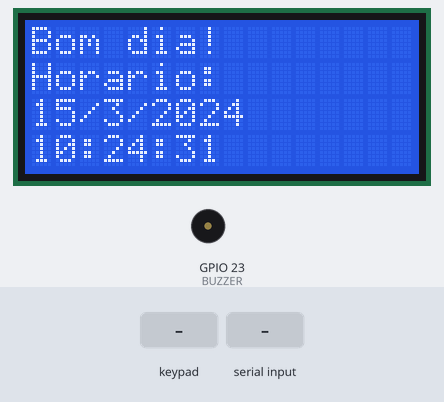
Recording of a sketch running on a simulated ESP32. Parts: 16×4 character LCD, buzzer (waves = sounding, pin HIGH). The inputs (shaded band) are chosen by the test bench. The local clock reads 2024-03-15 10:24:30 at power-on unless the sketch sets it; what the sketch prints to the serial monitor is not drawn.

Above: at 1.2 s.
1.3 s: keypad keys 3 2 3 3 2 5 2 6 pressed 0.4 s apart
At 4.8 s:
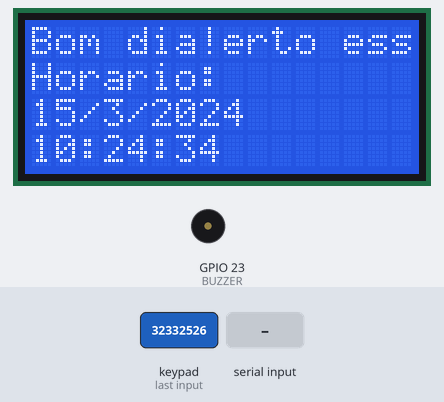
6.0 s: "b90\n" received over Serial
At 6.8 s:
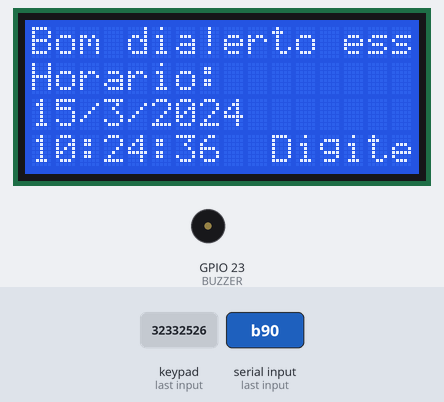
9.0 s: key 'A' pressed
At 9.3 s:
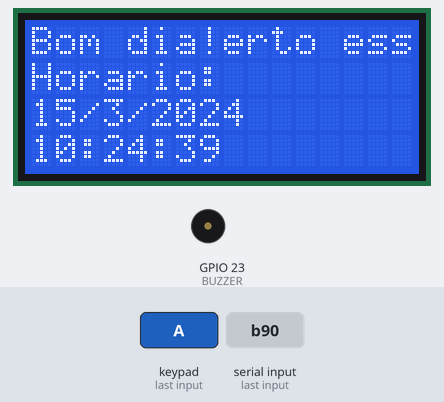
11.5 s: key 'B' pressed
13.0 s: keypad keys 3 2 3 3 2 5 2 6 # pressed 0.4 s apart
18.1 s: "c90\n" received over Serial
Timing chart, 0 to 20.6 s (numbered marks = the images above; inputs shaded):
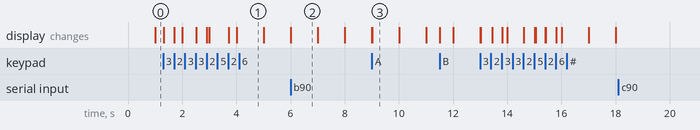

Measured:
- after the input at 1.3 s, the display: first changes at once (image 1 shows a later state)
- after the input at 6.0 s, the display: first changes at once (image 2 shows a later state)
- after the input at 9.0 s, the display: first changes at once (image 3 shows a later state)
- after the input at 18.1 s, every drawn part: stays the same
- what the display in image 2 shows lasts 1.0 s, from 6.0 s to 7.0 s

The sketch:

pontoto.ino
```cpp
#include <LiquidCrystal.h>
#include <Wire.h>;
#include "RTClib.h"
#include <Keypad.h>
#include <String.h>

#define BUZZER 23

RTC_DS3231 rtc;

char keys[4][4] = {
  {'1','2','3','A'},
  {'4','5','6','B'},
  {'7','8','9','C'},
  {'*','0','#','D'}
};

byte rowPins[4] = {32, 33, 25, 26};
byte colPins[4] = {27, 14, 12, 13};

typedef struct Ponto {
  uint32_t hr_entrada; // 32 bits
  uint32_t hr_saida;  // 32 bits
  char matricula[5]; //32 bits
  Ponto *prox;
} Ponto; // 96 bits

const int rs = 19, en = 18, d4 = 5, d5 = 4, d6 = 2, d7 = 15;
LiquidCrystal lcd(rs, en, d4, d5, d6, d7);
Keypad myKeypad = Keypad( makeKeymap(keys), rowPins, colPins, 4, 4);

/*
 *  VARIAVEIS
 */
// matricula
char buffer_matricula[5];
int cnt_buffer_matricula = 0;
void imprimeHorario(void);
void menu1(void);

//pontos
Ponto* pontos;
int cnt_pontos = 0;

void setup() {
  Serial.begin(115200);
  pinMode(BUZZER, OUTPUT);

  if (! rtc.begin()) {
    Serial.println("Couldn't find RTC");
    while (1);
  }

  lcd.begin(16, 4);
}

void menu1() {
  lcd.clear();
}

uint32_t agora() {
  DateTime now = rtc.now();
  return now.unixtime() + 10800; // + 3 hours GMT
}

void imprimeHorario() {
  DateTime now = rtc.now();

  uint8_t hour = now.hour();
  uint8_t minute = now.minute();
  lcd.setCursor(0, 0);
  if(hour >= 6 && hour <= 11 && minute <= 59) {
    lcd.print("Bom dia!");
  } else if(hour >= 12 && hour <= 19 && minute <= 59) {
    lcd.print("Boa tarde!");
  } else {
    lcd.print("Boa noite!");
  }

  lcd.setCursor(0, 1);
  lcd.print("Horario:");
  lcd.setCursor(0, 2);
  lcd.print(now.day());
  lcd.print('/');
  lcd.print(now.month());
  lcd.print('/');
  lcd.print(now.year());
  lcd.setCursor(0, 3);
  lcd.print(now.hour());
  lcd.print(':');
  lcd.print(now.minute());
  lcd.print(':');
  lcd.print(now.second());
  lcd.println();
}

short atualizaSaida() {
  short retorno = 0;
  Ponto *proximo = pontos;
  while (proximo != NULL) {
    if(proximo->hr_saida == 0 && strcmp(proximo->matricula, buffer_matricula) == 0) {
      proximo->hr_saida = agora();
      retorno = 1;
    }

    proximo = proximo->prox;
  }

  return retorno;
}

void registraPonto() {
  /*
   * FINALIZA NOSSA STRING
   */
  //buffer_matricula[(cnt_buffer_matricula+1)] = '\0';


  if(!atualizaSaida()) {
    Ponto *novoPonto = (Ponto *) malloc(sizeof(Ponto));
    novoPonto->hr_entrada = agora();
    novoPonto->hr_saida   = 0;
    strcpy(novoPonto->matricula, buffer_matricula);
    novoPonto->prox = NULL;

    /*
     * Salva novo ponto
     */
    if (cnt_pontos == 0) {
      pontos = novoPonto;
    } else {
      // DESCOBRE QUEM Q EH O ULTIMO, E COLOCA O END NOVO
      Ponto *proximo = pontos;
      while(proximo->prox != NULL) {
        proximo = proximo->prox;
      }
      proximo->prox = novoPonto;
    }

    cnt_pontos++;
  }

  /*
   * LIMPA BUFFER
   */
  int i;
  for(i = 0; i < 4; i++){
   buffer_matricula[i] = '\0';
  }
  cnt_buffer_matricula = 0;
}

void leTeclado() {
  char myKey = myKeypad.getKey();
  if (myKey != NULL) {
    Serial.println("Nova tecla:");
    Serial.println(myKey);
    switch(myKey) {
      case 'a':
        menu1();
        break;
      case 'b':
        lcd.clear();
        lcd.print("apertou b");
        break;
      case 'c':
        lcd.clear();
        lcd.print("apertou c");
        break;
      case 'd':
        lcd.clear();
        lcd.print("apertou d");
        break;
      default:
        lcd.clear();
        lcd.print("aperta certo essa buceta");
    }
    if(cnt_buffer_matricula < 4 && myKey != 'c') {
      buffer_matricula[cnt_buffer_matricula] = myKey;
      cnt_buffer_matricula++;
      if(cnt_buffer_matricula == 4) {
        registraPonto();
        imprimePontos();
      }
    } else {
      registraPonto();
      imprimePontos();
    }
  }
}

void recuperaPontos() {

}

int leNumeroDaSerial() {
  short pronto = 0;
  char numeros[5];
  int tamanho = 0;

  while(!pronto) {
    while(Serial.available() > 0) {
      char numero = Serial.read();
      if(numero == '\n' || tamanho > 4) {
        pronto = 1;
        break;
      } else {
        numeros[tamanho] = numero;
        tamanho++;
        numeros[tamanho] = '\0';
      }
    }
  }

  return atoi(numeros);
}

void configTime() {
  String recebido;

  Serial.println("Qual ano que estamos? ");
  int ano = leNumeroDaSerial();
  Serial.println(ano);

  Serial.println("Qual mes que estamos? ");
  int mes = leNumeroDaSerial();
  Serial.println(mes);

  Serial.println("Qual dia que estamos? ");
  int dia = leNumeroDaSerial();
  Serial.println(dia);

  Serial.println("Qual hora que estamos? ");
  int hora = leNumeroDaSerial();
  Serial.println(hora);

  Serial.println("Qual minuto que estamos? ");
  int minuto = leNumeroDaSerial();
  Serial.println(minuto);

  Serial.println("Qual segundo que estamos? ");
  int segundo = leNumeroDaSerial();
  Serial.println(segundo);

  rtc.adjust(DateTime(ano, mes, dia, hora, minuto, segundo));

  imprimeHorario();
}

void imprimePontos() {
  Serial.println("---- LOG ----");
  if(cnt_pontos > 0) {
    Ponto *proximo = pontos;
    int registros = 1;
    while (proximo != NULL) {
      Serial.print(registros);
      Serial.println("*) Registro:");
      Serial.print("Matricula: ");
      Serial.println(proximo->matricula);
      Serial.print("Horario de entrada: ");
      Serial.println(proximo->hr_entrada);
      Serial.print("Horario de saida: ");
      if(proximo->hr_saida == 0) {
        Serial.println("Ainda nao saiu, ate agora hehe");
      } else {
        Serial.println(proximo->hr_saida);
      }

      Serial.println("---------");
      proximo = proximo->prox;
      registros++;
    }
  } else {
    Serial.println("SEM REGISTROS");
  }
  Serial.println("---- FIM LOG ----");
}

void loop() {
  imprimeHorario();
  while (Serial.available() > 0) {
    char digito = Serial.read();
    if(digito == 'c') {
      while (Serial.available() > 0) Serial.read();
      configTime();
    } else if(digito == 'm') {
      imprimePontos();
    } else if(digito == 'b') {
      lcd.print("Digite a matricula");
    }
  }

  leTeclado();
}
```
